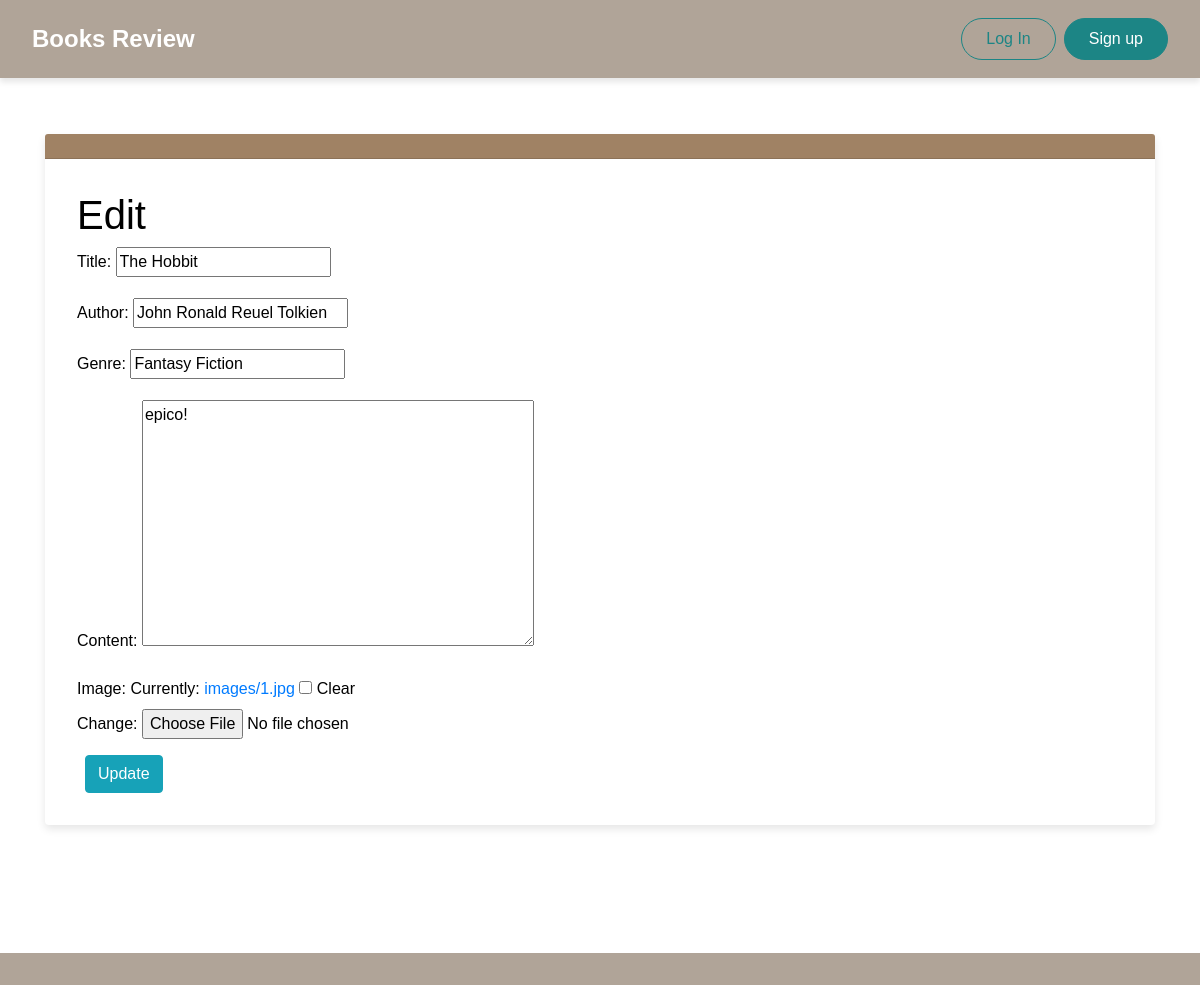
/posts/1/edit/, run on an earlier commit of the app's database.
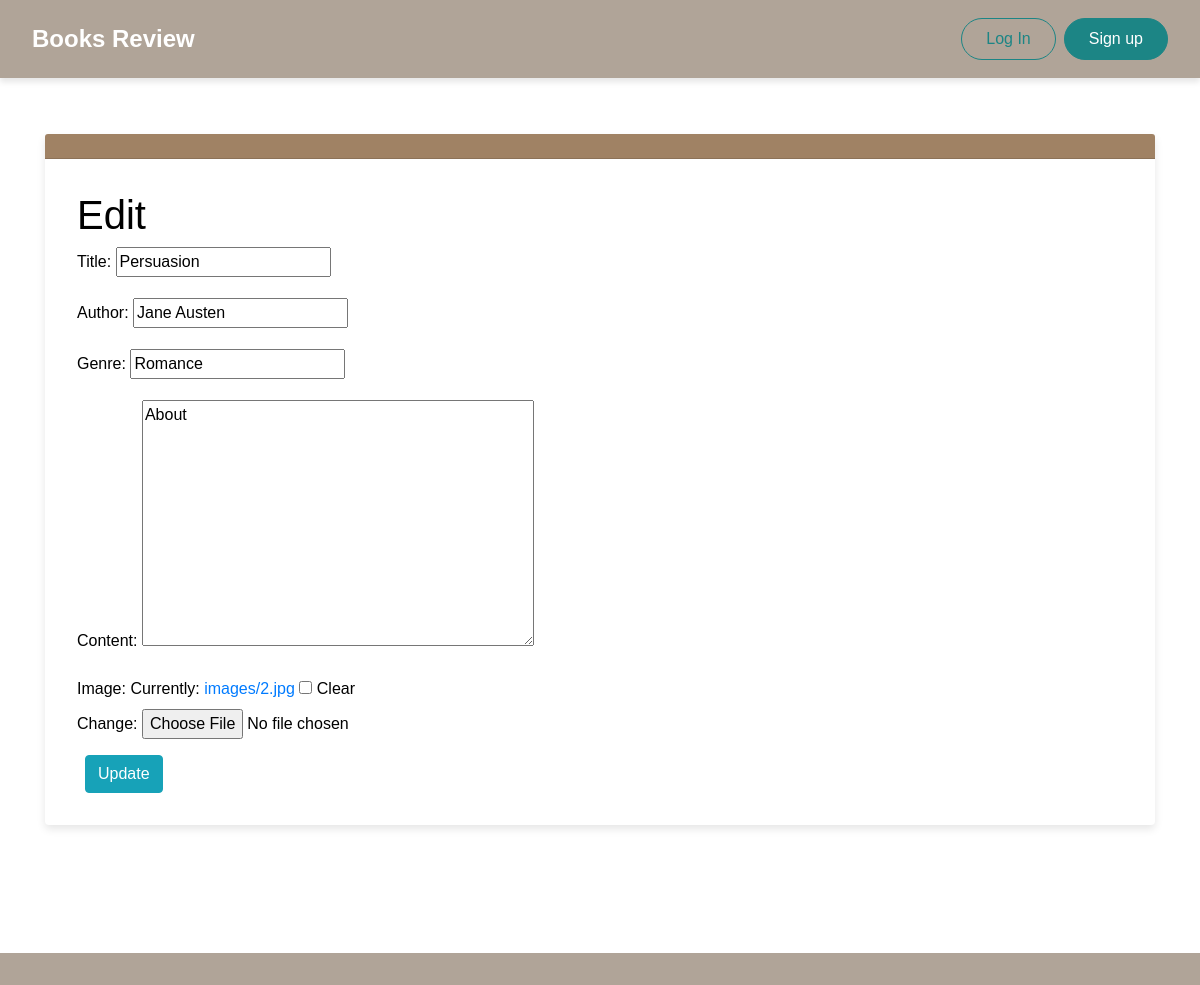
And on a later commit of the database.
### posts/models.py (models this page shows, shortened)
class Post(models.Model):
    title = models.CharField(max_length=200)
    author = models.CharField(max_length=255, blank=True, null=True)
    genre = models.CharField(max_length=255, blank=True, null=True)
    date = models.DateTimeField(auto_now_add=True)
    content = models.TextField()
    image = models.ImageField(upload_to='images/', null=True, blank=True)
    created_at = models.DateTimeField(auto_now_add=True)
    likes = models.ManyToManyField(settings.AUTH_USER_MODEL, related_name='liked_posts', blank=True)
    created_by = models.ForeignKey('users.CustomUser', on_delete=models.CASCADE, null=True, blank=True)
    class Meta:
        ordering = ['-created_at']

### posts/views.py (the view)
# urls.py: path('<int:pk>/edit/',PostsUpdateView.as_view(), name='post_edit'),
class PostsUpdateView(UpdateView):
    model = Post
    fields = ('title', 'author','genre','content','image')
    template_name = 'post_edit.html'
    success_url = reverse_lazy('my_posts')

### templates/post_edit.html
{% extends 'base.html' %}
{% block content %}
<h1>Edit</h1>
<form action="" method="post">{% csrf_token %}
    {{ form.as_p }}
    <button class="btn btn-info ml-2" type="submit">Update</button>
</form>
{% endblock content %}

What changed in the data, as far as the page shows it:
changed Post: title "The Hobbit" → "Persuasion"; author "John Ronald Reuel Tolkien" → "Jane Austen"; genre "Fantasy Fiction" → "Romance"; content "epico!" → "About"
Also different on the page:
text no longer shown: "Title: Author: Genre: Content: Image: Currently: images/1.jpg Clear Change:"
text now shown: "Title: Author: Genre: Content: Image: Currently: images/2.jpg Clear Change:"
